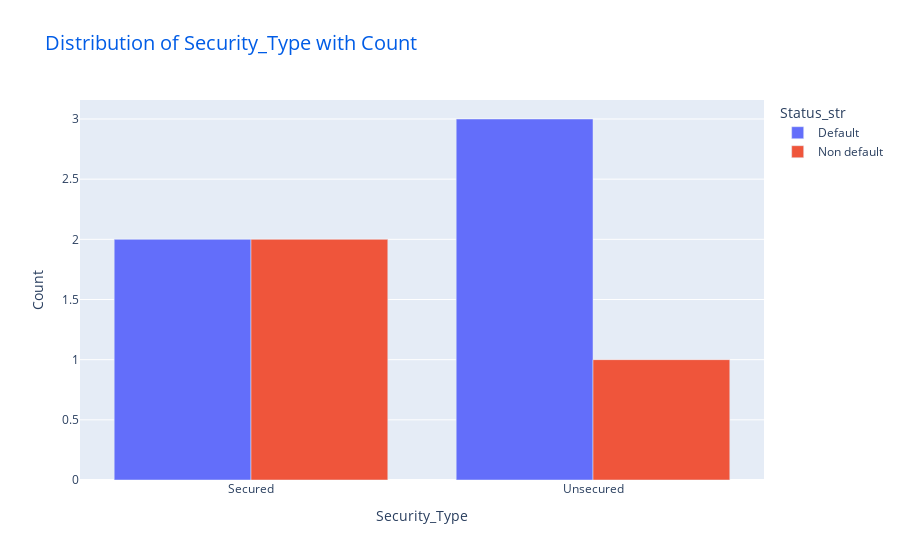

The cell this chart's notebook holds for it:
### Code cell
# Categorical Vs Categrical

grouped_cross_tab_bar(cross_tab_melted, x_column='Security_Type', y_column='Count', group_by='Status_str')

### Figure 1 — Plotly figure (JSON) as saved in the notebook; plotly's stock layout.template omitted (floating-point values rounded to 4 significant figures)
{"data": [{"alignmentgroup": "True", "hovertemplate": "Status_str=Default<br>Security_Type=%{x}<br>Count=%{y}<extra></extra>", "legendgroup": "Default", "marker": {"color": "#636efa", "pattern": {"shape": ""}}, "name": "Default", "offsetgroup": "Default", "orientation": "v", "showlegend": true, "textposition": "auto", "type": "bar", "x": ["Secured", "Unsecured"], "xaxis": "x", "y": [2, 3], "yaxis": "y"}, {"alignmentgroup": "True", "hovertemplate": "Status_str=Non default<br>Security_Type=%{x}<br>Count=%{y}<extra></extra>", "legendgroup": "Non default", "marker": {"color": "#EF553B", "pattern": {"shape": ""}}, "name": "Non default", "offsetgroup": "Non default", "orientation": "v", "showlegend": true, "textposition": "auto", "type": "bar", "x": ["Secured", "Unsecured"], "xaxis": "x", "y": [2, 1], "yaxis": "y"}], "layout": {"bargap": 0.2, "barmode": "group", "legend": {"title": {"text": "Status_str"}, "tracegroupgap": 0}, "title": {"font": {"color": "#005ce6", "size": 20}, "text": "Distribution of Security_Type with Count"}, "xaxis": {"anchor": "y", "domain": [0, 1], "title": {"text": "Security_Type"}}, "yaxis": {"anchor": "x", "domain": [0, 1], "title": {"text": "Count"}}}}
